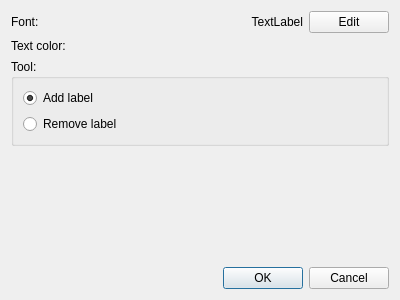
<?xml version="1.0" encoding="UTF-8"?>
<ui version="4.0">
 <class>PaintByNumberEffectWidgetUi</class>
 <widget class="QWidget" name="PaintByNumberEffectWidgetUi">
  <property name="geometry">
   <rect>
    <x>0</x>
    <y>0</y>
    <width>400</width>
    <height>300</height>
   </rect>
  </property>
  <property name="windowTitle">
   <string>Form</string>
  </property>
  <layout class="QGridLayout" name="gridLayout">
   <item row="7" column="0">
    <widget class="QDialogButtonBox" name="buttonBox">
     <property name="standardButtons">
      <set>QDialogButtonBox::Cancel|QDialogButtonBox::Ok</set>
     </property>
    </widget>
   </item>
   <item row="4" column="0">
    <layout class="QHBoxLayout" name="layoutColor">
     <item>
      <widget class="QLabel" name="label">
       <property name="text">
        <string>Text color:</string>
       </property>
      </widget>
     </item>
    </layout>
   </item>
   <item row="6" column="0">
    <spacer name="verticalSpacer">
     <property name="orientation">
      <enum>Qt::Vertical</enum>
     </property>
     <property name="sizeHint" stdset="0">
      <size>
       <width>20</width>
       <height>40</height>
      </size>
     </property>
    </spacer>
   </item>
   <item row="3" column="0">
    <layout class="QHBoxLayout" name="horizontalLayout">
     <item>
      <widget class="QLabel" name="label_2">
       <property name="text">
        <string>Font:</string>
       </property>
      </widget>
     </item>
     <item>
      <widget class="QLabel" name="labelFont">
       <property name="sizePolicy">
        <sizepolicy hsizetype="Expanding" vsizetype="Preferred">
         <horstretch>0</horstretch>
         <verstretch>0</verstretch>
        </sizepolicy>
       </property>
       <property name="text">
        <string>TextLabel</string>
       </property>
       <property name="alignment">
        <set>Qt::AlignRight|Qt::AlignTrailing|Qt::AlignVCenter</set>
       </property>
      </widget>
     </item>
     <item>
      <widget class="QPushButton" name="buttonChooseFont">
       <property name="text">
        <string>Edit</string>
       </property>
      </widget>
     </item>
    </layout>
   </item>
   <item row="5" column="0">
    <widget class="QGroupBox" name="groupBox">
     <property name="toolTip">
      <string>Click the image to add or remove labels</string>
     </property>
     <property name="title">
      <string>Tool:</string>
     </property>
     <layout class="QVBoxLayout" name="verticalLayout">
      <item>
       <widget class="QRadioButton" name="radioButtonAddLabel">
        <property name="text">
         <string>Add label</string>
        </property>
        <property name="checked">
         <bool>true</bool>
        </property>
       </widget>
      </item>
      <item>
       <widget class="QRadioButton" name="radioButtonRemoveLabel">
        <property name="text">
         <string>Remove label</string>
        </property>
       </widget>
      </item>
     </layout>
    </widget>
   </item>
  </layout>
 </widget>
 <resources/>
 <connections/>
</ui>
